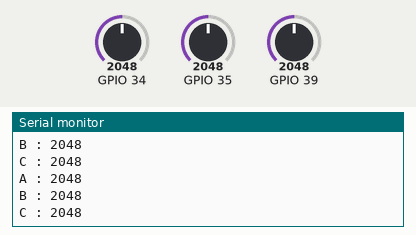
The sketch below on a simulated ESP32. On the bench: the last lines printed to the serial monitor. The test bench sets the inputs (shaded band); at power-on: GPIO 34 = 2048, GPIO 35 = 2048, GPIO 39 = 2048.

Above: at 1.3 s.
1.4 s: GPIO 34 set to 2866
At 1.9 s:
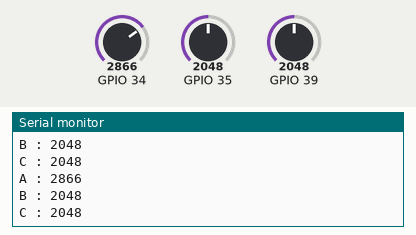
2.9 s: GPIO 35 set to 2866
At 3.4 s:
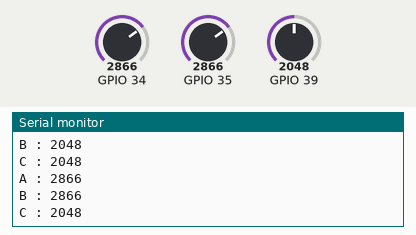
4.4 s: GPIO 39 set to 2866
At 4.9 s:
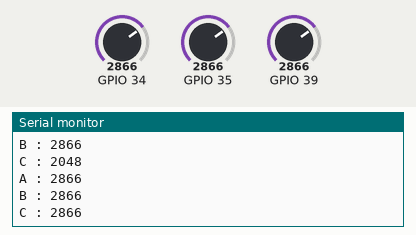
5.9 s: GPIO 34 set to 3603
At 6.3 s:
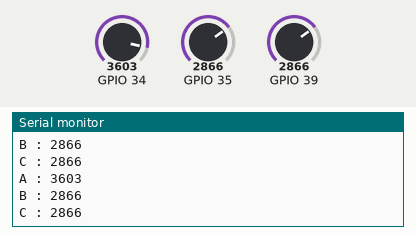
7.4 s: GPIO 35 set to 3603
At 7.9 s:
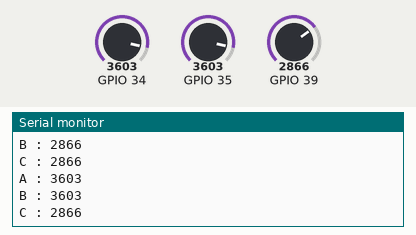
8.9 s: GPIO 39 set to 3603
At 9.4 s:
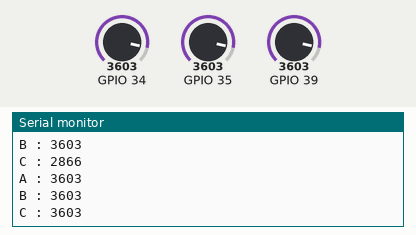
Timing chart, 0 to 11.4 s (numbered marks = the images above; inputs shaded):
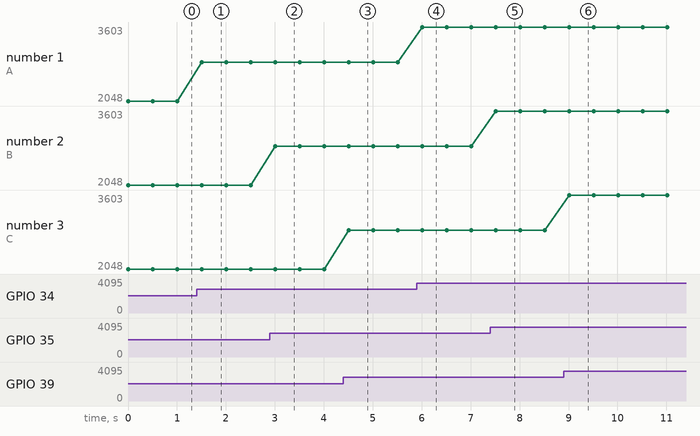

The sketch:

BUTTON_TEST.ino
```cpp
// the setup routine runs once when you press reset:
void setup() {
  // initialize serial communication at 9600 bits per second:
  Serial.begin(9600);
}

// the loop routine runs over and over again forever:
void loop() {
  // read the input on analog pin 0:
  int sensorValue1 = analogRead(34);
  int sensorValue2 = analogRead(35);
  int sensorValue3 = analogRead(39);

  Serial.print("A : ");
  Serial.println(sensorValue1);
  Serial.print("B : ");
  Serial.println(sensorValue2);
  Serial.print("C : ");
  Serial.println(sensorValue3);
  delay(500);


}
```

Measured:
- after the input at 1.4 s, the serial monitor: prints a new line after 0.10 s (image 1)
- after the input at 2.9 s, the serial monitor: prints a new line after 0.10 s (image 2)
- after the input at 4.4 s, the serial monitor: prints a new line after 0.11 s (image 3)
- after the input at 5.9 s, the serial monitor: prints a new line after 0.11 s (image 4)
- after the input at 7.4 s, the serial monitor: prints a new line after 0.11 s (image 5)
- after the input at 8.9 s, the serial monitor: prints a new line after 0.11 s (image 6)
- plotted number 1: 2048 → 2866 after the input at 1.4 s, 2866 → 3603 after the input at 5.9 s
